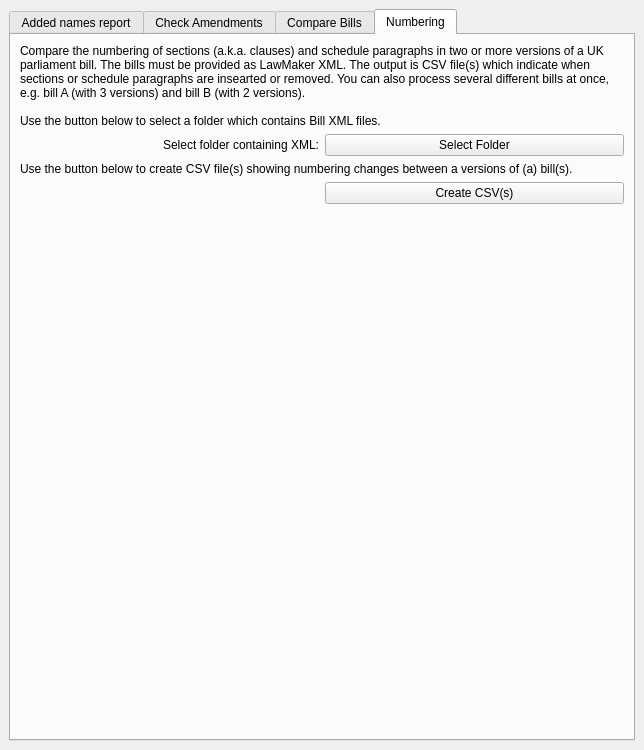
<?xml version="1.0" encoding="UTF-8"?>
<ui version="4.0">
 <class>MainWindow</class>
 <widget class="QMainWindow" name="MainWindow">
  <property name="geometry">
   <rect>
    <x>0</x>
    <y>0</y>
    <width>644</width>
    <height>750</height>
   </rect>
  </property>
  <property name="windowTitle">
   <string>SupCheck</string>
  </property>
  <widget class="QWidget" name="centralwidget">
   <layout class="QVBoxLayout" name="verticalLayout_5">
    <item>
     <widget class="QTabWidget" name="tabWidget">
      <property name="currentIndex">
       <number>3</number>
      </property>
      <widget class="QWidget" name="AddedNamesTab">
       <attribute name="title">
        <string>Added names report</string>
       </attribute>
       <layout class="QVBoxLayout" name="verticalLayout_3">
        <item>
         <widget class="QFrame" name="frame_2">
          <property name="frameShape">
           <enum>QFrame::StyledPanel</enum>
          </property>
          <property name="frameShadow">
           <enum>QFrame::Plain</enum>
          </property>
          <layout class="QGridLayout" name="gridLayout_3">
           <item row="1" column="0">
            <widget class="QLabel" name="label_4">
             <property name="text">
              <string>Change date:</string>
             </property>
             <property name="alignment">
              <set>Qt::AlignRight|Qt::AlignTrailing|Qt::AlignVCenter</set>
             </property>
            </widget>
           </item>
           <item row="2" column="1">
            <widget class="QPushButton" name="createWorkingFolderBtn">
             <property name="text">
              <string>Create Folder</string>
             </property>
            </widget>
           </item>
           <item row="1" column="1">
            <widget class="QDateEdit" name="workingFolderDateEdit">
             <property name="calendarPopup">
              <bool>true</bool>
             </property>
            </widget>
           </item>
           <item row="2" column="0">
            <widget class="QLabel" name="label_5">
             <property name="text">
              <string>Create working folder:</string>
             </property>
             <property name="alignment">
              <set>Qt::AlignRight|Qt::AlignTrailing|Qt::AlignVCenter</set>
             </property>
            </widget>
           </item>
           <item row="0" column="0" colspan="2">
            <widget class="QLabel" name="label_3">
             <property name="text">
              <string>&lt;html&gt;&lt;head/&gt;&lt;body&gt;&lt;p&gt;&lt;span style=&quot; font-weight:700;&quot;&gt;Optional&lt;/span&gt;&lt;/p&gt;&lt;p&gt;Ideally you should create a dated folder in &lt;span style=&quot; font-weight:700;&quot;&gt;PPU - Scripts &amp;gt; added_names_report &amp;gt; _Reports&lt;/span&gt;. To do that click, 'Create Folder'.&lt;/p&gt;&lt;/body&gt;&lt;/html&gt;</string>
             </property>
             <property name="wordWrap">
              <bool>true</bool>
             </property>
            </widget>
           </item>
           <item row="3" column="0" colspan="2">
            <widget class="QLabel" name="label_6">
             <property name="text">
              <string>Note: This button will also create subfolders, Dashboard_Data and Amendment_Paper_XML. Ideally save data downloaded form Shaprepoint in Dashboard_Data and save Amendment paper XML in Amendment_Paper_XML (see below).</string>
             </property>
             <property name="wordWrap">
              <bool>true</bool>
             </property>
            </widget>
           </item>
          </layout>
         </widget>
        </item>
        <item>
         <widget class="QWidget" name="widget" native="true">
          <layout class="QVBoxLayout" name="verticalLayout_2">
           <item>
            <layout class="QGridLayout" name="gridLayout" columnstretch="1,1">
             <item row="0" column="0">
              <widget class="QLabel" name="get_label">
               <property name="text">
                <string>Get dashboard data:</string>
               </property>
               <property name="alignment">
                <set>Qt::AlignRight|Qt::AlignTrailing|Qt::AlignVCenter</set>
               </property>
              </widget>
             </item>
             <item row="3" column="0">
              <widget class="QLabel" name="select_label">
               <property name="text">
                <string>Select dashboard data:</string>
               </property>
               <property name="alignment">
                <set>Qt::AlignRight|Qt::AlignTrailing|Qt::AlignVCenter</set>
               </property>
              </widget>
             </item>
             <item row="0" column="1">
              <widget class="QPushButton" name="openBrowser_btn">
               <property name="text">
                <string>Open in Browser</string>
               </property>
              </widget>
             </item>
             <item row="3" column="1">
              <widget class="QPushButton" name="xmlFile_btn">
               <property name="text">
                <string>Open File</string>
               </property>
              </widget>
             </item>
             <item row="1" column="0" colspan="2">
              <widget class="QLabel" name="instruction_label">
               <property name="text">
                <string>The above button should open the added names dashboard data in a web browser.  Once opened,  you must download and save the XML to your computer (ideally within the folder created above). Then open that XML/text file using the button below.</string>
               </property>
               <property name="wordWrap">
                <bool>true</bool>
               </property>
              </widget>
             </item>
            </layout>
           </item>
          </layout>
         </widget>
        </item>
        <item>
         <widget class="QFrame" name="frame">
          <property name="frameShape">
           <enum>QFrame::StyledPanel</enum>
          </property>
          <property name="frameShadow">
           <enum>QFrame::Plain</enum>
          </property>
          <layout class="QGridLayout" name="gridLayout_2">
           <item row="1" column="1">
            <widget class="QPushButton" name="fm_xml_btn">
             <property name="text">
              <string>Select Folder</string>
             </property>
            </widget>
           </item>
           <item row="1" column="0">
            <widget class="QLabel" name="label">
             <property name="text">
              <string>Select marshalling XML folder:</string>
             </property>
             <property name="alignment">
              <set>Qt::AlignRight|Qt::AlignTrailing|Qt::AlignVCenter</set>
             </property>
            </widget>
           </item>
           <item row="0" column="0" colspan="2">
            <widget class="QLabel" name="label_2">
             <property name="text">
              <string>&lt;html&gt;&lt;head/&gt;&lt;body&gt;&lt;p&gt;&lt;span style=&quot; font-weight:700;&quot;&gt;Optional&lt;/span&gt;&lt;/p&gt;&lt;p&gt;If you want the amendments in the report marshalling: save the XML file(s) for the paper(s) (downloaded from &lt;a href=&quot;https://lawmaker.legislation.gov.uk/&quot;&gt;&lt;span style=&quot; text-decoration: underline; color:#094fd1;&quot;&gt;LawMaker&lt;/span&gt;&lt;/a&gt;, or saved from FrameMaker) into a folder (ideally within the folder created above). Select that folder with the button below.&lt;/p&gt;&lt;p&gt;Note: The marshalling feature works with &lt;span style=&quot; font-weight:700;&quot;&gt;one&lt;/span&gt; or &lt;span style=&quot; font-weight:700;&quot;&gt;several&lt;/span&gt; papers. In either case the XML file(s) need to be saved in a folder and you need to select that folder. Do not try to select a single XML file. Both LM and FM XML files can be used for marshalling.&lt;/p&gt;&lt;/body&gt;&lt;/html&gt;</string>
             </property>
             <property name="wordWrap">
              <bool>true</bool>
             </property>
             <property name="openExternalLinks">
              <bool>true</bool>
             </property>
            </widget>
           </item>
          </layout>
         </widget>
        </item>
        <item>
         <widget class="QPushButton" name="run_btn">
          <property name="sizePolicy">
           <sizepolicy hsizetype="MinimumExpanding" vsizetype="Fixed">
            <horstretch>1</horstretch>
            <verstretch>0</verstretch>
           </sizepolicy>
          </property>
          <property name="maximumSize">
           <size>
            <width>264</width>
            <height>16777215</height>
           </size>
          </property>
          <property name="text">
           <string>Create Added Names Report</string>
          </property>
          <property name="default">
           <bool>false</bool>
          </property>
         </widget>
        </item>
       </layout>
      </widget>
      <widget class="QWidget" name="CheckAmendmentsTab">
       <attribute name="title">
        <string>Check Amendments</string>
       </attribute>
       <layout class="QVBoxLayout" name="verticalLayout">
        <item>
         <widget class="QWidget" name="widget_2" native="true">
          <layout class="QVBoxLayout" name="verticalLayout_4">
           <item>
            <layout class="QGridLayout" name="gridLayout_5" columnstretch="1,1">
             <item row="1" column="0">
              <widget class="QLabel" name="label_9">
               <property name="text">
                <string>Old XML file</string>
               </property>
               <property name="alignment">
                <set>Qt::AlignRight|Qt::AlignTrailing|Qt::AlignVCenter</set>
               </property>
              </widget>
             </item>
             <item row="2" column="1">
              <widget class="QPushButton" name="new_compare_XML_btn">
               <property name="text">
                <string>Select File</string>
               </property>
              </widget>
             </item>
             <item row="2" column="0">
              <widget class="QLabel" name="select_label_2">
               <property name="text">
                <string>New XML file</string>
               </property>
               <property name="alignment">
                <set>Qt::AlignRight|Qt::AlignTrailing|Qt::AlignVCenter</set>
               </property>
              </widget>
             </item>
             <item row="1" column="1">
              <widget class="QPushButton" name="old_compare_XML_btn">
               <property name="text">
                <string>Select File</string>
               </property>
              </widget>
             </item>
             <item row="0" column="0" colspan="2">
              <widget class="QLabel" name="instruction_label_2">
               <property name="text">
                <string>&lt;html&gt;&lt;head/&gt;&lt;body&gt;&lt;p&gt;You can create a report compareing consecutive versions of the same amendment paper. This report will show you: Added and removed amendments, Added and removed names, Any stars that have not been changed correctly, and standing amendments with changes.&lt;/p&gt;&lt;p&gt;Below the &lt;span style=&quot; font-weight:700;&quot;&gt;old XML file&lt;/span&gt; is the XML downloaded from LawMaker for the &lt;span style=&quot; font-weight:700;&quot;&gt;previously published version&lt;/span&gt; of this paper. The &lt;span style=&quot; font-weight:700;&quot;&gt;new XML file i&lt;/span&gt;s the XML downloaded from Lawmaker for the &lt;span style=&quot; font-weight:700;&quot;&gt;paper you are working on&lt;/span&gt;.&lt;/p&gt;&lt;p&gt;Tick &lt;span style=&quot; font-weight:700;&quot;&gt;Days between papers&lt;/span&gt; if there are sitting days (or printing days) between the papers you are comparing. This is needed to get the star check right. &lt;/p&gt;&lt;/body&gt;&lt;/html&gt;</string>
               </property>
               <property name="wordWrap">
                <bool>true</bool>
               </property>
              </widget>
             </item>
             <item row="3" column="1">
              <widget class="QCheckBox" name="days_between_chk">
               <property name="text">
                <string>Days between papers</string>
               </property>
              </widget>
             </item>
            </layout>
           </item>
           <item>
            <widget class="QPushButton" name="create_compare_btn">
             <property name="text">
              <string>Create compare report</string>
             </property>
            </widget>
           </item>
           <item>
            <spacer name="verticalSpacer">
             <property name="orientation">
              <enum>Qt::Vertical</enum>
             </property>
             <property name="sizeHint" stdset="0">
              <size>
               <width>20</width>
               <height>40</height>
              </size>
             </property>
            </spacer>
           </item>
          </layout>
         </widget>
        </item>
       </layout>
      </widget>
      <widget class="QWidget" name="CompareBillsTab">
       <attribute name="title">
        <string>Compare Bills</string>
       </attribute>
       <layout class="QVBoxLayout" name="verticalLayout_7">
        <item>
         <layout class="QGridLayout" name="gridLayout_6" columnstretch="1,1">
          <item row="1" column="0">
           <widget class="QLabel" name="label_10">
            <property name="text">
             <string>Old XML file</string>
            </property>
            <property name="alignment">
             <set>Qt::AlignRight|Qt::AlignTrailing|Qt::AlignVCenter</set>
            </property>
           </widget>
          </item>
          <item row="2" column="1">
           <widget class="QPushButton" name="new_bill_XML_btn">
            <property name="text">
             <string>Select File</string>
            </property>
           </widget>
          </item>
          <item row="2" column="0">
           <widget class="QLabel" name="select_label_3">
            <property name="text">
             <string>New XML file</string>
            </property>
            <property name="alignment">
             <set>Qt::AlignRight|Qt::AlignTrailing|Qt::AlignVCenter</set>
            </property>
           </widget>
          </item>
          <item row="1" column="1">
           <widget class="QPushButton" name="old_bill_XML_btn">
            <property name="text">
             <string>Select File</string>
            </property>
           </widget>
          </item>
          <item row="0" column="0" colspan="2">
           <widget class="QLabel" name="instruction_label_3">
            <property name="text">
             <string>&lt;html&gt;&lt;head/&gt;&lt;body&gt;&lt;p&gt;You can create a report comparing different versions of a bill (e.g. the 2nd reading and as amended in committee). This report will show you: Added and removed clauses or schedule paragraphs, and standing clauses and schedule paragraphs with changes.&lt;/p&gt;&lt;p&gt;Below the old XML file is the XML downloaded from LawMaker for the older version of this bill. The new XML file is the XML downloaded from Lawmaker for the newer version of this bill.&lt;/p&gt;&lt;p&gt;Tick VS Code compare to create a comparison of the bills using the diff feature of &lt;a href=&quot;https://code.visualstudio.com/&quot;&gt;&lt;span style=&quot; text-decoration: underline; color:#094fd1;&quot;&gt;VS Code&lt;/span&gt;&lt;/a&gt;. Note you must have VS Code installed to use this feature.&lt;/p&gt;&lt;p&gt;&lt;br/&gt;&lt;/p&gt;&lt;/body&gt;&lt;/html&gt;</string>
            </property>
            <property name="wordWrap">
             <bool>true</bool>
            </property>
           </widget>
          </item>
          <item row="3" column="1">
           <widget class="QCheckBox" name="vs_code_diff">
            <property name="text">
             <string>VS Code compare</string>
            </property>
           </widget>
          </item>
         </layout>
        </item>
        <item>
         <widget class="QPushButton" name="create_bill_compare_btn">
          <property name="text">
           <string>Compare bills</string>
          </property>
         </widget>
        </item>
        <item>
         <spacer name="verticalSpacer1">
          <property name="orientation">
           <enum>Qt::Vertical</enum>
          </property>
          <property name="sizeHint" stdset="0">
           <size>
            <width>20</width>
            <height>40</height>
           </size>
          </property>
         </spacer>
        </item>
       </layout>
      </widget>
      <widget class="QWidget" name="Numbering">
       <attribute name="title">
        <string>Numbering</string>
       </attribute>
       <layout class="QVBoxLayout" name="verticalLayout_8">
        <item>
         <layout class="QGridLayout" name="gridLayout_4">
          <item row="3" column="1">
           <widget class="QPushButton" name="createCSVs">
            <property name="text">
             <string>Create CSV(s)</string>
            </property>
           </widget>
          </item>
          <item row="1" column="1">
           <widget class="QPushButton" name="selectNumberingFolder">
            <property name="text">
             <string>Select Folder</string>
            </property>
           </widget>
          </item>
          <item row="1" column="0">
           <widget class="QLabel" name="label_8">
            <property name="text">
             <string>Select folder containing XML:</string>
            </property>
            <property name="alignment">
             <set>Qt::AlignRight|Qt::AlignTrailing|Qt::AlignVCenter</set>
            </property>
           </widget>
          </item>
          <item row="0" column="0" colspan="2">
           <widget class="QLabel" name="label_7">
            <property name="text">
             <string>Compare the numbering of sections (a.k.a. clauses) and schedule paragraphs in two or more versions of a UK parliament bill. The bills must be provided as LawMaker XML. The output is CSV file(s) which indicate when sections or schedule paragraphs are insearted or removed. You can also process several different bills at once, e.g. bill A (with 3 versions) and bill B (with 2 versions).

Use the button below to select a folder which contains Bill XML files. </string>
            </property>
            <property name="wordWrap">
             <bool>true</bool>
            </property>
           </widget>
          </item>
          <item row="2" column="0" colspan="2">
           <widget class="QLabel" name="label_12">
            <property name="text">
             <string>Use the button below to create CSV file(s) showing numbering changes between a versions of (a) bill(s).</string>
            </property>
            <property name="wordWrap">
             <bool>true</bool>
            </property>
           </widget>
          </item>
         </layout>
        </item>
        <item>
         <spacer name="verticalSpacer_2">
          <property name="orientation">
           <enum>Qt::Vertical</enum>
          </property>
          <property name="sizeHint" stdset="0">
           <size>
            <width>20</width>
            <height>40</height>
           </size>
          </property>
         </spacer>
        </item>
       </layout>
      </widget>
     </widget>
    </item>
   </layout>
  </widget>
 </widget>
 <resources/>
 <connections/>
</ui>
